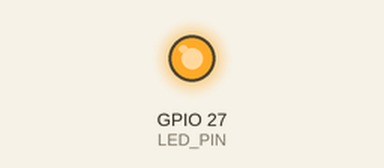
Recording of a program running on a simulated Raspberry Pi (BCM pin numbers). Parts: output pins drawn as LEDs (lit = HIGH). At 2.0 s the program stops and its outputs stay as they are.

Above: at 0.1 s.
At 1.1 s:
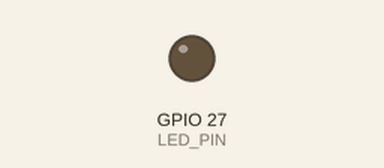
Timing chart, 0 to 2.6 s (numbered marks = the images above):
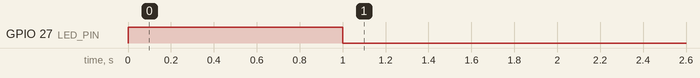

Measured:
- by itself, GPIO 27 (LED_PIN): LOW → HIGH at 0.00 s, → LOW 1.0 s later

The program:

led_blink.py
```python
import RPi.GPIO as GPIO
import time

LED_PIN = 27

GPIO.setmode(GPIO.BCM)

GPIO.setup(LED_PIN, GPIO.OUT)

GPIO.output(LED_PIN, GPIO.HIGH)
time.sleep(1)
GPIO.output(LED_PIN, GPIO.LOW)
time.sleep(1)

GPIO.cleanup()
```
